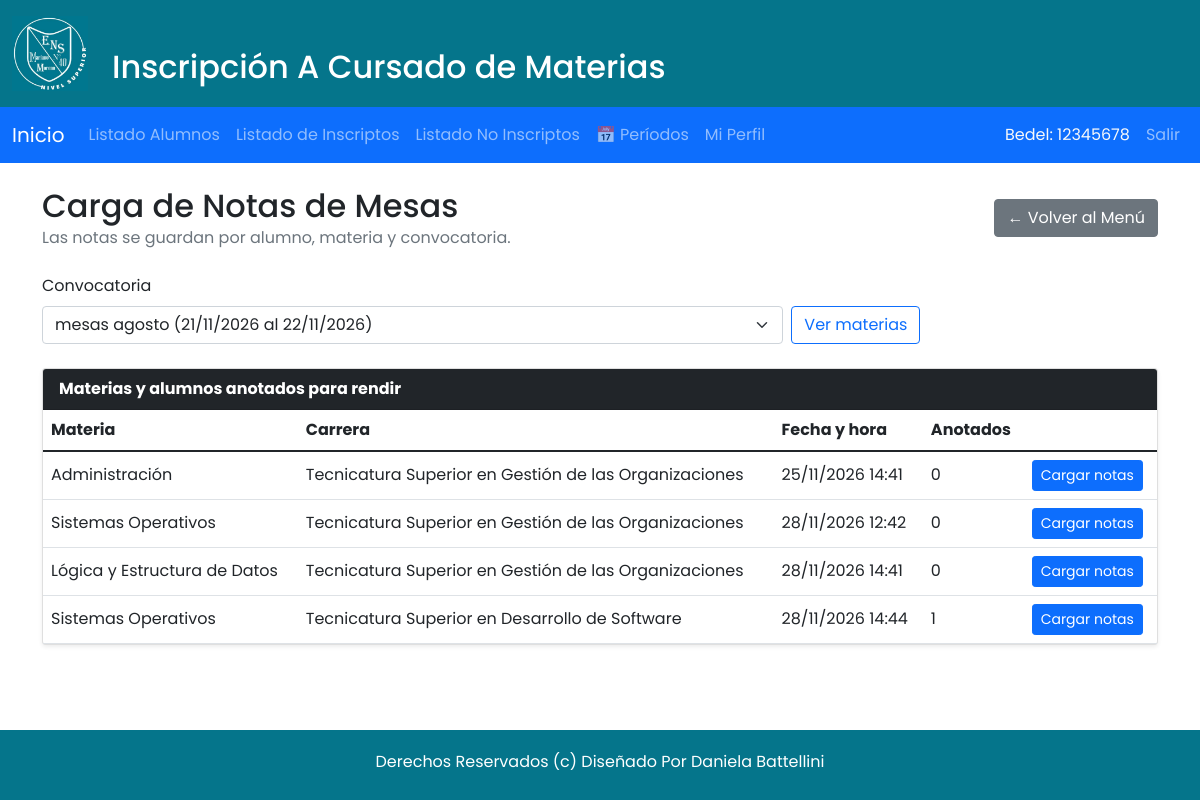
Page /notas_bedelia.php (signed in) on the committed database.
### tables this page shows
CREATE TABLE `mesas_materias` (
  `idMesa` int(11) NOT NULL,
  `periodo_id` int(11) NOT NULL,
  `carrera_id` int(11) NOT NULL,
  `materia` varchar(255) NOT NULL,
  `fecha_examen` datetime DEFAULT NULL
);

CREATE TABLE `carrera` (
  `idCarrera` int(11) NOT NULL,
  `nombre_Carrera` varchar(150) NOT NULL,
  `descripcion` varchar(30) NOT NULL
);

### notas_bedelia.php (the view, shortened to what this page needs)
<?php
require_once __DIR__ . '/conexion.php';
$periodoId = (int)($_GET['periodo_id'] ?? 0);
$periodos = [];
$result = $conex->query("SELECT idPeriodoMesa, descripcion, fecha_inicio, fecha_fin FROM periodos_mesas ORDER BY idPeriodoMesa DESC");
while ($fila = $result->fetch_assoc()) {
    $periodos[] = $fila;
}
$periodoIds = array_map(static function ($periodo) {
    return (int)$periodo['idPeriodoMesa'];
}, $periodos);
if (!in_array($periodoId, $periodoIds, true)) {
    $periodoId = !empty($periodos) ? (int)$periodos[0]['idPeriodoMesa'] : 0;
}
$mesas = [];
if ($periodoId > 0) {
    $stmt = $conex->prepare(
        "SELECT m.idMesa, m.materia, m.fecha_examen, c.nombre_Carrera,
                COUNT(i.alumno_id) AS cantidad_inscriptos
         FROM mesas_materias m
         JOIN carrera c ON c.idCarrera = m.carrera_id
         LEFT JOIN inscripciones_mesas i
           ON i.mesa_id = m.idMesa AND i.rinde = 1
         WHERE m.periodo_id = ? AND m.fecha_examen IS NOT NULL
         GROUP BY m.idMesa, m.materia, m.fecha_examen, c.nombre_Carrera
         ORDER BY m.fecha_examen, c.nombre_Carrera, m.materia"
    );
    $stmt->bind_param("i", $periodoId);
    $stmt->execute();
    $result = $stmt->get_result();
    while ($fila = $result->fetch_assoc()) {
        $mesas[] = $fila;
    }
}
$mesaSeleccionada = null;
include('primero.php');
include('header_pagina.php');
?>
<section>
<div class="container mt-4 mb-5">
  <div class="d-flex justify-content-between align-items-center mb-4 flex-wrap gap-2">
    <div>
      <h2 class="mb-0">Carga de Notas de Mesas</h2>
      <p class="text-muted mb-0">Las notas se guardan por alumno, materia y convocatoria.</p>
    </div>
    <a href="inicio_bedelia.php" class="btn btn-secondary">← Volver al Menú</a>
  </div>
  <form method="GET" class="row g-2 align-items-end mb-4">
    <div class="col-12 col-md-8">
      <label for="periodo_id" class="form-label">Convocatoria</label>
      <select id="periodo_id" name="periodo_id" class="form-select" required>
        <?php foreach ($periodos as $periodo): ?>
          <option value="<?= (int)$periodo['idPeriodoMesa'] ?>" <?= $periodoId === (int)$periodo['idPeriodoMesa'] ? 'selected' : '' ?>>
            <?= htmlspecialchars($periodo['descripcion']) ?>
            (<?= date('d/m/Y', strtotime($periodo['fecha_inicio'])) ?> al <?= date('d/m/Y', strtotime($periodo['fecha_fin'])) ?>)
          </option>
        <?php endforeach; ?>
      </select>
    </div>
    <div class="col-12 col-md-4">
      <button type="submit" class="btn btn-outline-primary">Ver materias</button>
    </div>
  </form>
  <?php if (empty($periodos)): ?>
    <div class="alert alert-info">Todavía no hay convocatorias de mesas.</div>
  <?php else: ?>
    <?php if (empty($mesas)): ?>
      <div class="alert alert-info">No hay fechas de examen cargadas para esta convocatoria.</div>
    <?php else: ?>
      <div class="card shadow-sm">
        <div class="card-header bg-dark text-white fw-bold">Materias y alumnos anotados para rendir</div>
        <div class="table-responsive">
          <table class="table table-hover align-middle mb-0">
            <thead>
              <tr><th>Materia</th><th>Carrera</th><th>Fecha y hora</th><th>Anotados</th><th></th></tr>
            </thead>
            <tbody>
              <?php foreach ($mesas as $mesa): ?>
                <tr>
                  <td><?= htmlspecialchars($mesa['materia']) ?></td>
                  <td><?= htmlspecialchars($mesa['nombre_Carrera']) ?></td>
                  <td><?= date('d/m/Y H:i', strtotime($mesa['fecha_examen'])) ?></td>
                  <td><?= (int)$mesa['cantidad_inscriptos'] ?></td>
                  <td>
                    <a class="btn btn-sm btn-primary"
                       href="notas_bedelia.php?periodo_id=<?= $periodoId ?>&mesa_id=<?= (int)$mesa['idMesa'] ?>">
                      Cargar notas
                    </a>
                  </td>
                </tr>
              <?php endforeach; ?>
            </tbody>
          </table>
        </div>
      </div>
    <?php endif; ?>
  <?php endif; ?>
</div>
</section>
<?php include('footer.php'); ?>
</body>
</html>

### css/estilos.css (style rules this page uses)
*::after, *::before, * { margin: 0; padding: 0; box-sizing: border-box; }
html { font-size: 62.5%; }
body { font-family: "Poppins", sans-serif; font-size: 1em; }
html { height: 100%; font-family: "Poppins", sans-serif; font-size: 1em; }
body { display: flex; flex-direction: column; min-height: 100vh; }

### rows in the picture
mesas_materias: materia "Administración", carrera.nombre_Carrera "Tecnicatura Superior en Gestión de las Organizaciones", fecha_examen "25/11/2026 14:41", cantidad_inscriptos "0"
mesas_materias: materia "Sistemas Operativos", carrera.nombre_Carrera "Tecnicatura Superior en Gestión de las Organizaciones", fecha_examen "28/11/2026 12:42", cantidad_inscriptos "0"
mesas_materias: materia "Lógica y Estructura de Datos", carrera.nombre_Carrera "Tecnicatura Superior en Gestión de las Organizaciones", fecha_examen "28/11/2026 14:41", cantidad_inscriptos "0"
mesas_materias: materia "Sistemas Operativos", carrera.nombre_Carrera "Tecnicatura Superior en Desarrollo de Software", fecha_examen "28/11/2026 14:44", cantidad_inscriptos "1"

### other values in the picture
$_SESSION["dnibedel"] "12345678"
form field periodo_id "mesas agosto (21/11/2026 al 22/11/2026)"
